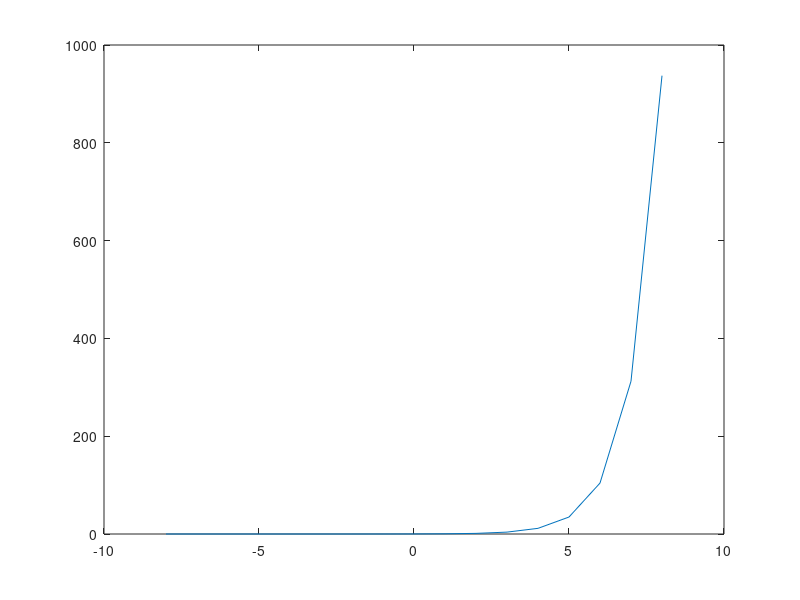

MATLAB code for this plot:
% Octave Script
% Title           :Funciones Trascendentes: Trigonométricas, Logarítmicas y Exponenciales (Ejercicio1)
% Correo          :urbanoorlando79@gmail.com
% Description     :Script para graficar funciones y determinar que tipo de funcion es.
% Author          :Orlando Urbano Trejo (Lando)
% Date            :23_11_2021
% Version         :1
% Usage           :octave>path/Ejercicio1
%                 :Requiere aplicación octave, usar linea de comandos
%                 :https://octaveintro.readthedocs.io/en/latest/index.html

clear
disp ('Función1');
% Dominio de la función
x= -8:1:8
% Regla de correspondencia
fx=(3.^x)/(7)
disp ('La función es inyectiva ya que ∀x,y∈D | f(x) = f(y) ⟹ x = y ');
disp ('El dominio de la función es (-∞, ∞)');
disp ('El rango de la función es de (0, ∞)');
disp ('Los puntos donde f(x)=0 son los puntos (0,1/7)');
% Plotear función
plot (x, fx)
